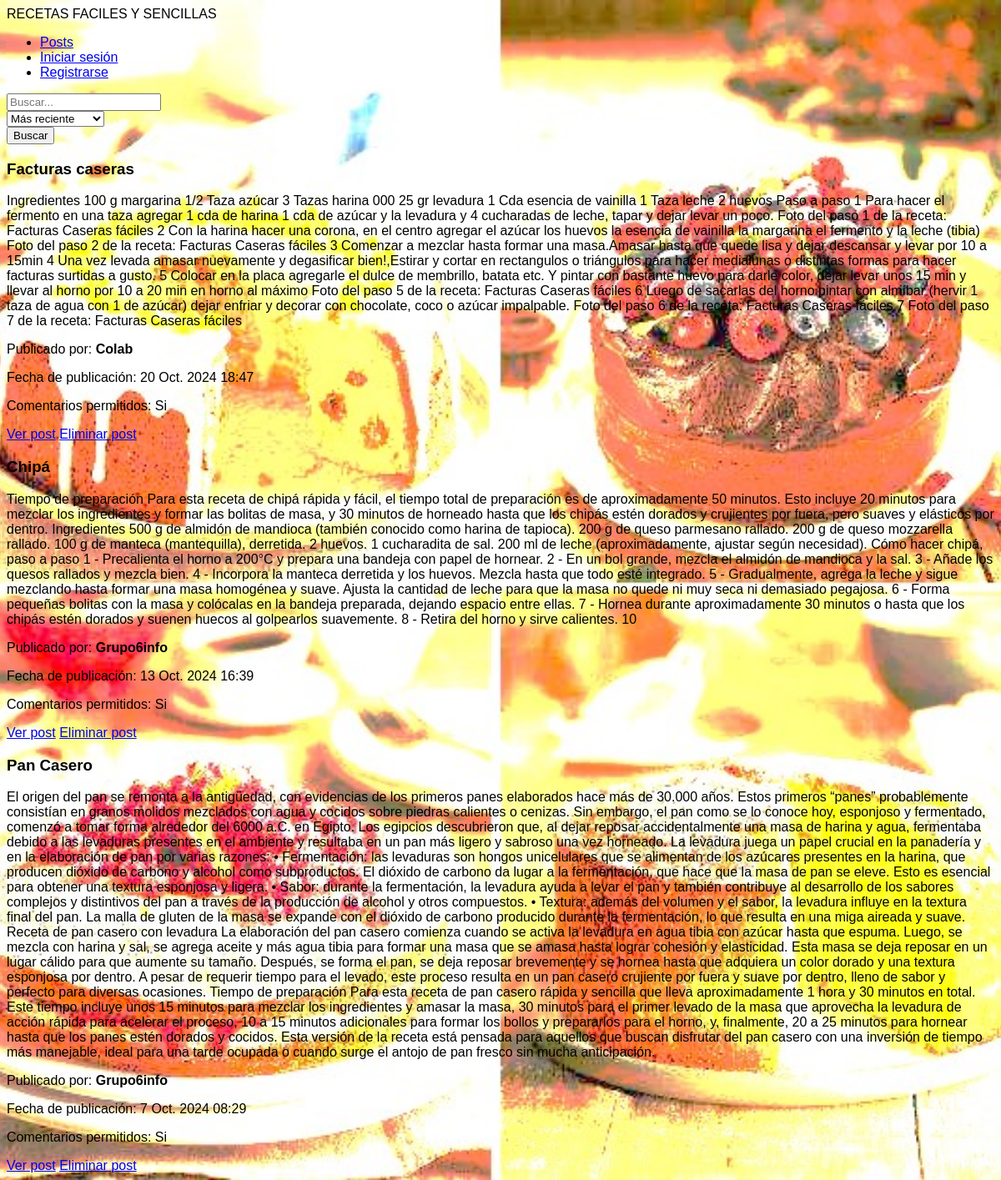
/posts/, run on the app's committed database.
### apps/post/models.py (models this page shows, shortened)
class Post(models.Model):
    id=models.UUIDField(primary_key=True, default=uuid.uuid4, editable=False)
    title= models.CharField(max_length=250)
    slug = models.SlugField(unique=True, max_length=200, blank=True)
    content = RichTextField(max_length=10000)
    author = models.ForeignKey(
        settings.AUTH_USER_MODEL, on_delete=models.CASCADE)
    creation_date = models.DateTimeField(default=timezone.now)
    modification_date = models.DateTimeField(auto_now=True)
    allow_comments = models.BooleanField(default=True)
    category = models.ForeignKey(Category, on_delete=models.SET_NULL, null=True, related_name='posts')

### apps/user/models.py (models this page shows, shortened)
class User(AbstractUser):
    id=models.UUIDField(primary_key=True, default=uuid.uuid4, editable=False)
    alias = models.CharField(max_length=30, blank=True)
    avatar = models.ImageField(
        upload_to=get_avatar_filename, default='user/default/avatar_default.jpg')

### apps/post/views.py (the view, shortened to what this page needs)
# urls.py: path('posts/', views.PostListView.as_view(), name="post_list"),
class PostListView(ListView):
    model = Post
    template_name = 'post/post_list.html'
    context_object_name = 'posts'
    paginate_by = 10 # Definimos la paginación de 10 posts por página
    def get_queryset(self):
        queryset = Post.objects.all().annotate(comments_count=Count('comments'))
        search_query = self.request.GET.get('search_query', '')
        order_by = self.request.GET.get('order_by', '-creation_date')
        if search_query:
            queryset = queryset.filter(title__icontains=search_query) | queryset.filter(author__username__icontains=search_query)
        return queryset.order_by(order_by)
    def get_context_data(self, **kwargs):
        context = super().get_context_data(**kwargs)
        context['filter_form'] = PostFilterForm(self.request.GET) # Pasamos el formulario de filtro al contexto
        return context

### apps/post/forms.py
class PostFilterForm(forms.Form):
    search_query = forms.CharField(
        required=False,
        widget=forms.TextInput(attrs={'placeholder': 'Buscar...', 'class': 'w-full p-2'})
    )
    order_by = forms.ChoiceField(
        required=False,
        choices=(
            ('-creation_date', 'Más reciente'),
            ('creation_date', 'Más antiguo'),
            ('-comments_count', 'Más comentado'),
        ),
        widget=forms.Select(attrs={'class': 'w-full p-2'})
    )

### templates/post/post_list.html (shortened to what this page needs)
{% extends 'layouts/post_layout.html' %}
{% block content %}
    <form method="get" class="flex flex-wrap sm:flex-nowrap gap-4 mb-6">
        <div class="w-full">
            {{ filter_form.search_query }}
        </div>
        <div class="w-full sm:w-[380px]">
            {{ filter_form.order_by }}
        </div>
        <button type="submit" class="w-full sm:w-[280px] bg-blue-500 text-white p-2 rounded-lg">Buscar</button>
    </form>
    <div class="grid grid-cols-1 gap-6">
        {% for post in posts %}
            <div class="bg-gray-800 text-white rounded-2xl p-6">
                <h3 class="text-2xl uppercase font-bold">{{ post.title }}</h3>
                <p>{{ post.content }}</p>
                <p>Publicado por: <strong class="font-bold">{{ post.author.username }} </strong></p>
                <p>Fecha de publicación: {{ post.creation_date }}</p>
                <p>Comentarios permitidos: {{ post.allow_comments|yesno:"Si,No" }}</p>
                <div class="flex gap-2 mt-8">
                    <a
                        class="bg-red-500 text-white p-2 rounded-lg"
                        href="{% url 'post:post_detail' slug=post.slug %}"
                    >Ver post</a>
                    <a
                        class="bg-red-500 text-white p-2 rounded-lg"
                        href="{% url 'post:post_delete' slug=post.slug %}"
                    >Eliminar post</a>
                </div>
            </div>
        {% endfor %}
    </div>
{% endblock content %}

### static/css/style.css (style rules this page uses)
body { display: flex; flex-direction: column; min-height: 100vh; font-family: 'Oswald', sans-serif; font-family: 'Poppins', sans-serif; }
body { background-image: url('../images/background.jpg'); background-size: cover; background-position: center; background-repeat: no-repeat; }

### data on the page
Post: title "Facturas caseras", content "Ingredientes 100 g margarina 1/2 Taza azúcar 3 Tazas harina 000 25 gr levadura 1 Cda esencia de vainilla 1 Taza leche 2 huevos Paso a paso 1 Para hacer el fermento en una taza agregar 1 cda de harina 1 cda de azúcar y la levadura y 4 cucharadas de leche, tapar y dejar levar un poco. Foto del paso 1 de la receta: Facturas Caseras fáciles 2 Con la harina hacer una corona, en el centro agregar el azúcar los huevos la esencia de vainilla la margarina el fermento y la leche (tibia) Foto del paso 2 de la receta: Facturas Caseras fáciles 3 Comenzar a mezclar hasta formar una masa.Amasar hasta que quede lisa y dejar descansar y levar por 10 a 15min 4 Una vez levada amasar nuevamente y degasificar…", author.username "Colab", creation_date "20 Oct. 2024 18:47", allow_comments "Si"
Post: title "Chipá", content "Tiempo de preparación Para esta receta de chipá rápida y fácil, el tiempo total de preparación es de aproximadamente 50 minutos. Esto incluye 20 minutos para mezclar los ingredientes y formar las bolitas de masa, y 30 minutos de horneado hasta que los chipás estén dorados y crujientes por fuera, pero suaves y elásticos por dentro. Ingredientes 500 g de almidón de mandioca (también conocido como harina de tapioca). 200 g de queso parmesano rallado. 200 g de queso mozzarella rallado. 100 g de manteca (mantequilla), derretida. 2 huevos. 1 cucharadita de sal. 200 ml de leche (aproximadamente, ajustar según necesidad). Cómo hacer chipá, paso a paso 1 - Precalienta el horno a 200°C y prepara una…", author.username "Grupo6info", creation_date "13 Oct. 2024 16:39", allow_comments "Si"
Post: title "Pan Casero", content "El origen del pan se remonta a la antigüedad, con evidencias de los primeros panes elaborados hace más de 30.000 años. Estos primeros “panes” probablemente consistían en granos molidos mezclados con agua y cocidos sobre piedras calientes o cenizas. Sin embargo, el pan como se lo conoce hoy, esponjoso y fermentado, comenzó a tomar forma alrededor del 6000 a.C. en Egipto. Los egipcios descubrieron que, al dejar reposar accidentalmente una masa de harina y agua, fermentaba debido a las levaduras presentes en el ambiente y resultaba en un pan más ligero y sabroso una vez horneado. La levadura juega un papel crucial en la panadería y en la elaboración de pan por varias razones: • Fermentación:…", author.username "Grupo6info", creation_date "7 Oct. 2024 08:29", allow_comments "Si"
